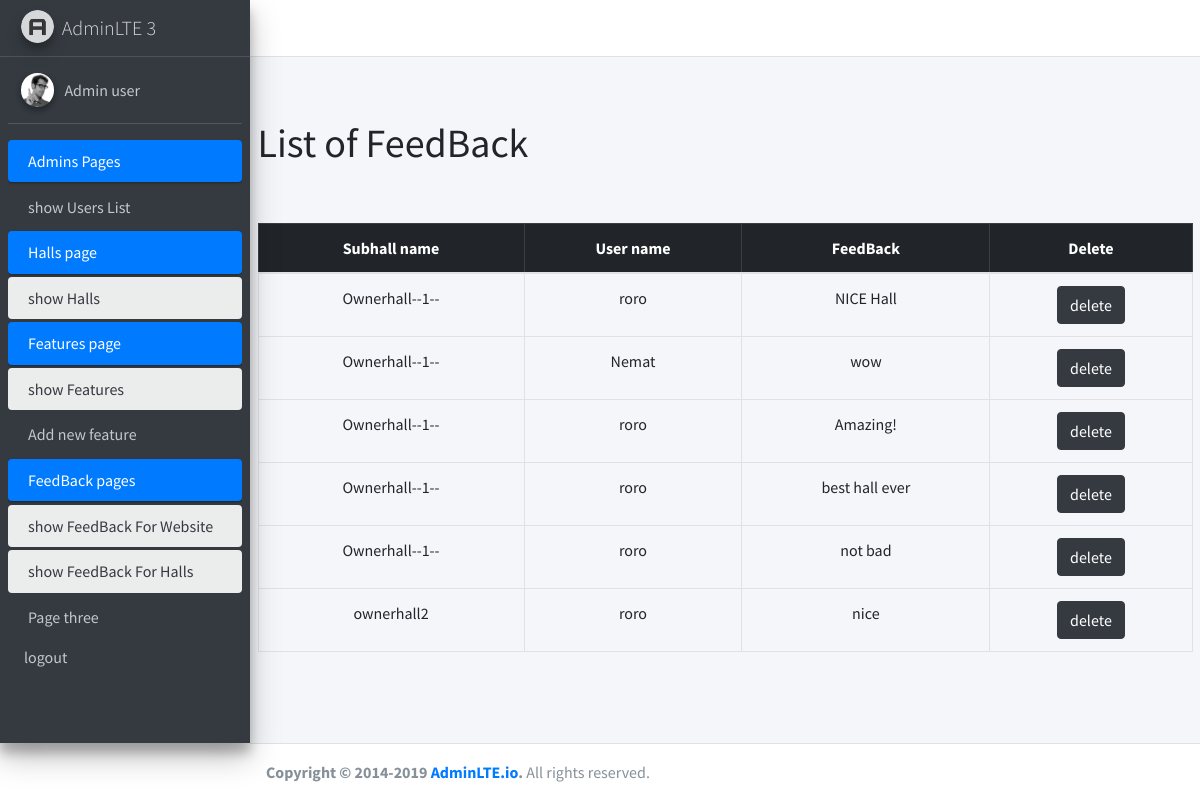
/admin/showfeedbacksubhallAdmin.php, run on the app's committed database.
### tables this page shows
CREATE TABLE `feedback_subhall` (
  `id` int(11) NOT NULL,
  `feedback` varchar(500) NOT NULL,
  `user_id` int(11) NOT NULL,
  `hall_id` int(11) NOT NULL
);

CREATE TABLE `subhalls` (
  `id` int(11) NOT NULL,
  `name` varchar(200) NOT NULL,
  `type` int(11) NOT NULL,
  `number_of_guests` int(11) NOT NULL,
  `price` float NOT NULL,
  `hall_describtion` varchar(500) NOT NULL,
  `services` varchar(500) NOT NULL,
  `image_view` varchar(300) NOT NULL,
  `hall_id` int(11) NOT NULL,
  `num_of_reservation` int(11) NOT NULL DEFAULT '0'
);

CREATE TABLE `users` (
  `id` int(11) NOT NULL,
  `name` varchar(200) NOT NULL,
  `password` varchar(200) NOT NULL,
  `email` varchar(200) NOT NULL,
  `type` enum('user','owner') NOT NULL DEFAULT 'user',
  `status` tinyint(1) NOT NULL DEFAULT '1',
  `created_at` datetime NOT NULL DEFAULT CURRENT_TIMESTAMP
);

### admin/showfeedbacksubhallAdmin.php (the view, shortened to what this page needs)
<?php session_start();
require("handlers/db.php");
$sql1="SELECT feedback_subhall.id ,users.name as uname, subhalls.name, feedback_subhall.feedback
FROM feedback_subhall
JOIN users ON feedback_subhall.user_id = users.id
JOIN subhalls ON feedback_subhall.hall_id = subhalls.id
;
";
$sqlResult=mysqli_query($conn,$sql1);
$feedbackData=mysqli_fetch_all($sqlResult);
$sql="SELECT * FROM feedback_subhall";
$query=mysqli_query($conn,$sql);
if(mysqli_num_rows($query)>0){
$feedback=mysqli_fetch_all($query,MYSQLI_ASSOC);
}
require("inc/header.php");
?>
<main role="main" class="flex-shrink-0 ">
        <div class="container">
        <br>
            <h1>List of FeedBack</h1>
            <br>
        <br>
            <table class="table table-bordered text-center justify-content-start">
                <thead  class="table-dark">
                    <tr>
                    <th scope="col">Subhall name</th>
                    <th scope="col">User name</th>
                    <th scope="col">FeedBack</th>
                    <th scope="col">Delete</th>
                    </tr>
                </thead>
                <tbody>
<?php
if(isset($feedback)){
foreach($feedbackData as $index=>$feedback){?>
    <tr>
    <td><?=$feedback[2];?></td>
    <td><?=$feedback[1];?></td>
    <td><?=$feedback[3];?></td>
   <td><a href="handlers/deletefeedbacksub.php?feedbackId=<?= $feedback[0];?>"class="btn btn-dark">delete</a></td>
    </tr>
<?php }
}
else{?>
  <tr>
    <td colspan="6" class="text-center">No Feedback Added</td>
  </tr>
  <?php
} ?>
                </tbody>
            </table>
        </div>
    </main>
  <?php
require("inc/footer.php");
?>

### data on the page
feedback_subhall: subhalls.name "Ownerhall--1--", user.name "roro", feedback "NICE Hall"
feedback_subhall: subhalls.name "Ownerhall--1--", user.name "Nemat", feedback "wow"
feedback_subhall: subhalls.name "Ownerhall--1--", user.name "roro", feedback "Amazing!"
feedback_subhall: subhalls.name "Ownerhall--1--", user.name "roro", feedback "best hall ever"
feedback_subhall: subhalls.name "Ownerhall--1--", user.name "roro", feedback "not bad"
feedback_subhall: subhalls.name "ownerhall2", user.name "roro", feedback "nice"
